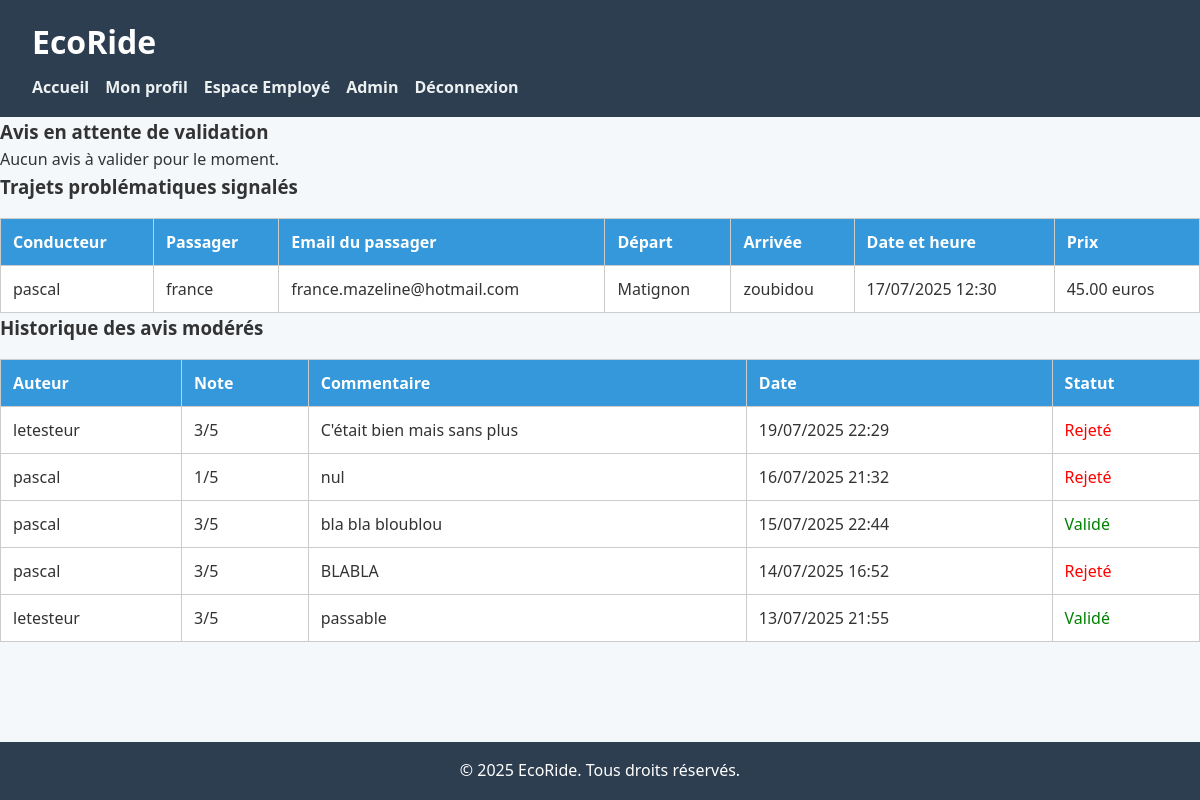
Page /covoiturage/index.php?page=employee-dashboard (signed in) on the committed database.
### tables this page shows
CREATE TABLE `trips` (
  `id` int NOT NULL,
  `user_id` int NOT NULL,
  `vehicle_id` int NOT NULL,
  `departure_city` varchar(100) DEFAULT NULL,
  `arrival_city` varchar(100) DEFAULT NULL,
  `departure_datetime` datetime DEFAULT NULL,
  `arrival_datetime` datetime DEFAULT NULL,
  `seats_available` int DEFAULT NULL,
  `price` decimal(5,2) DEFAULT NULL,
  `created_at` timestamp NULL DEFAULT CURRENT_TIMESTAMP,
  `is_started` tinyint(1) DEFAULT '0',
  `is_completed` tinyint(1) DEFAULT '0'
);

CREATE TABLE `users` (
  `id` int NOT NULL,
  `firstname` varchar(100) NOT NULL,
  `lastname` varchar(100) NOT NULL,
  `email` varchar(150) NOT NULL,
  `password` varchar(255) NOT NULL,
  `credits` int DEFAULT '20',
  `created_at` timestamp NULL DEFAULT CURRENT_TIMESTAMP,
  `is_driver` tinyint(1) DEFAULT '0',
  `is_passenger` tinyint(1) DEFAULT '0',
  `is_employee` tinyint(1) NOT NULL DEFAULT '0',
  `is_admin` tinyint(1) DEFAULT '0',
  `is_suspended` tinyint(1) DEFAULT '0'
);

CREATE TABLE `reviews` (
  `id` int NOT NULL,
  `trip_id` int NOT NULL,
  `reviewer_id` int NOT NULL,
  `passenger_id` int DEFAULT NULL,
  `driver_id` int DEFAULT NULL,
  `rating` int NOT NULL,
  `content` text,
  `created_at` datetime DEFAULT CURRENT_TIMESTAMP,
  `status` varchar(20) DEFAULT 'pending'
);

### covoiturage/controllers/UserController.php (called while the page is built, shortened)
<?php
class UserController {
    public function employeeDashboard() {
        $db = connectDB();
        $stmt = $db->query("
            SELECT r.*, u.firstname AS reviewer_name, t.id AS trip_id
            FROM reviews r
            JOIN users u ON r.reviewer_id = u.id
            JOIN trips t ON r.trip_id = t.id
            WHERE r.status = 'pending'
        ");
        $reviews = $stmt->fetchAll(PDO::FETCH_ASSOC);
        $stmt = $db->query("
            SELECT t.*, d.firstname AS driver_firstname, p.firstname AS passenger_firstname, p.email AS passenger_email
            FROM trips t
            JOIN users d ON t.user_id = d.id
            JOIN trip_participants tp ON tp.trip_id = t.id
            JOIN users p ON tp.user_id = p.id
            WHERE tp.is_confirmed = -1
        ");
        $problems = $stmt->fetchAll(PDO::FETCH_ASSOC);
        $stmt = $db->query("
            SELECT r.*, u.firstname AS reviewer_name, t.id AS trip_id
            FROM reviews r
            JOIN users u ON r.reviewer_id = u.id
            JOIN trips t ON r.trip_id = t.id
            WHERE r.status IN ('approved', 'rejected')
            ORDER BY r.created_at DESC
        ");
        $moderated_reviews = $stmt->fetchAll(PDO::FETCH_ASSOC);
        require 'views/employee_dashboard.php';
    }
}

### covoiturage/index.php (called while the page is built)
<?php
require_once 'router.php';

### covoiturage/views/employee_dashboard.php (the view, shortened to what this page needs)
<link rel="stylesheet" href="assets/css/style.css">
<?php require 'views/partials/header.php'; ?>
<h3> Avis en attente de validation</h3>
<?php if (!empty($reviews)): ?>
    <table border="1" cellpading="5" cellspacing="0">
        <thead>
            <tr>
                <th>Auteur</th>
                <th>Note</th>
                <th>Commentaire</th>
                <th>Date</th>
                <th>Actions</th>
            </tr>
        </thead>
        <tbody>
            <?php foreach ($reviews as $r): ?>
                <tr>
                    <td><?= htmlspecialchars($r['reviewer_name']) ?></td>
                    <td><?= htmlspecialchars($r['rating']) ?>/5</td>
                    <td><?= htmlspecialchars($r['content']) ?></td>
                    <td><?= date('d/m/Y H:i', strtotime($r['created_at'])) ?></td>
                    <td>
                        <form method="POST" action="index.php?page=moderate-review" style="display:inline;">
                            <input type="hidden" name="review_id" value="<?= $r['id'] ?>">
                            <input type="hidden" name="action" value="approve">
                            <button type="submit"> ✅ Valider</button>
                        </form>
                        <form method="POST" action="index.php?page=moderate-review" style="display:inline;">
                            <input type="hidden" name="review_id" value="<?= $r['id'] ?>">
                            <input type="hidden" name="action" value="reject">
                            <button type="submit"> ❌ Rejeter </button>
                        </form>
                    </td>
                </tr>
            <?php endforeach; ?>
        </tbody>
    </table>
<?php else: ?>
    <p>Aucun avis à valider pour le moment.</p>
<?php endif; ?>
<h3>Trajets problématiques signalés</h3>
<?php if (!empty($problems)): ?>
    <table border="1" cellpadding="5" cellspacing="0">
        <thead>
            <tr>
                <th>Conducteur</th>
                <th>Passager</th>
                <th>Email du passager </th>
                <th>Départ</th>
                <th>Arrivée</th>
                <th>Date et heure</th>
                <th>Prix</th>
            </tr>
        </thead>
    <tbody>
        <?php foreach ($problems as $p): ?>
            <tr>
                <td><?= htmlspecialchars($p['driver_firstname']) ?></td>
                <td><?= htmlspecialchars($p['passenger_firstname']) ?></td>
                <td><?= htmlspecialchars($p['passenger_email']) ?></td>
                <td><?= htmlspecialchars($p['departure_city']) ?></td>
                <td><?= htmlspecialchars($p['arrival_city']) ?></td>
                <td><?= date('d/m/Y H:i', strtotime($p['departure_datetime'])) ?></td>
                <td><?= htmlspecialchars($p['price']) ?> euros </td>
            </tr>
        <?php endforeach; ?>
    </tbody>
</table>
<?php else: ?>
    <p>Aucun trajet signalé pour le moment.</p>
<?php endif; ?>
<h3>Historique des avis modérés</h3>
<?php if (!empty($moderated_reviews)): ?>
    <table border="1" cellpadding="5" cellspacing="0">
        <thead>
            <tr>
                <th>Auteur</th>
                <th>Note</th>
                <th>Commentaire</th>
                <th>Date</th>
                <th>Statut</th>
            </tr>
        </thead>
        <tbody>
            <?php foreach ($moderated_reviews as $r): ?>
                <tr>
                    <td><?= htmlspecialchars($r['reviewer_name']) ?></td>
                    <td><?= htmlspecialchars($r['rating']) ?>/5</td>
                    <td><?= htmlspecialchars($r['content']) ?></td>
                    <td><?= date('d/m/Y H:i', strtotime($r['created_at'])) ?></td>
                    <td>
                        <?php if ($r['status'] === 'approved'): ?>
                            <pan style="color: green;">Validé</pan>
                        <?php else: ?>
                            <span style="color: red;">Rejeté</span>
                        <?php endif; ?>
                    </td>
                </tr>
            <?php endforeach; ?>
        </tbody>
    </table>
<?php else: ?>
    <p> Aucun avis validé ou rejeté pour le moment.</p>
<?php endif; ?>
    <?php require 'views/partials/footer.php'; ?>

### covoiturage/assets/css/style.css (style rules this page uses)
* { margin: 0; padding: 0; box-sizing: border-box; }
body { font-family: 'Segoe UI', Tahoma, Geneva, Verdana, sans-serif; background: #f4f8fb; color: #333; line-height: 1.6; padding-bottom: 60px; }
table { width: 100%; border-collapse: collapse; margin-top: 1rem; background: white; }
table th, table td { padding: 0.75rem; text-align: left; border: 1px solid #ccc; }
th { background-color: #3498db; color: white; }

### rows in the picture
trips: user.firstname "pascal", users.firstname "france", users.email "france.mazeline@hotmail.com", departure_city "Matignon", arrival_city "zoubidou", departure_datetime "17/07/2025 12:30", price "45.00"
reviews: reviewer.firstname "letesteur", rating "3", content "C'était bien mais sans plus", created_at "19/07/2025 22:29", status "Rejeté"
reviews: reviewer.firstname "pascal", rating "1", content "nul", created_at "16/07/2025 21:32", status "Rejeté"
reviews: reviewer.firstname "pascal", rating "3", content "bla bla bloublou", created_at "15/07/2025 22:44", status "Validé"
reviews: reviewer.firstname "pascal", rating "3", content "BLABLA", created_at "14/07/2025 16:52", status "Rejeté"
reviews: reviewer.firstname "letesteur", rating "3", content "passable", created_at "13/07/2025 21:55", status "Validé"
